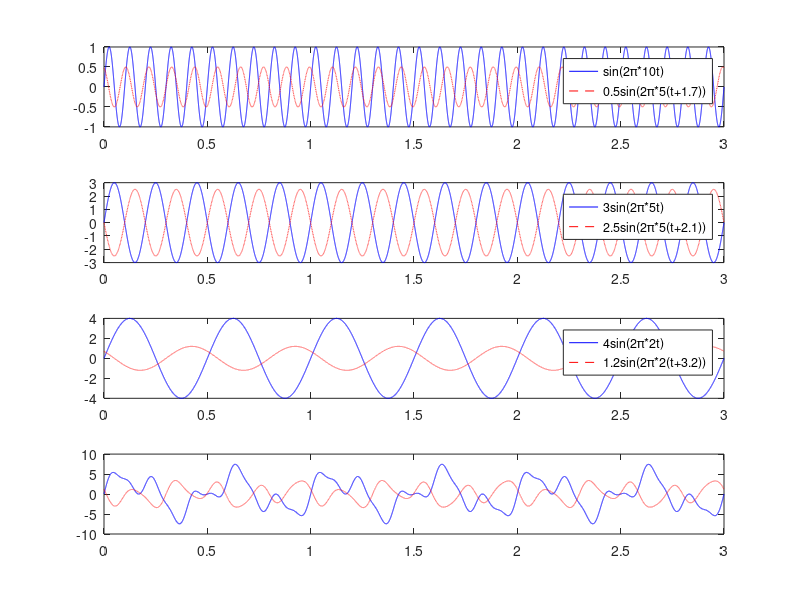

MATLAB code for this plot:
clear
close all
t = 0:1e-4:3;
y1 = sin(2*pi*10*t);
z1 = 0.5*sin(2*pi*9*(t+1.7));
y2 = 3*sin(2*pi*5*t);
z2 = 2.5*sin(2*pi*5*(t+2.1));
y3 = 4*sin(2*pi*2*t);
z3 = 1.2*sin(2*pi*2*(t+3.2));
figure
subplot(4,1,1)
plot(t,y1,'b')
hold on
plot(t,z1,'r--')
legend('sin(2\pi*10t)','0.5sin(2\pi*5(t+1.7))')

subplot(4,1,2)
plot(t,y2,'b')
hold on
plot(t,z2,'r--')
legend('3sin(2\pi*5t)','2.5sin(2\pi*5(t+2.1))')

subplot(4,1,3)
plot(t,y3,'b')
hold on
plot(t,z3,'r--')
legend('4sin(2\pi*2t)','1.2sin(2\pi*2(t+3.2))')

subplot(4,1,4)
plot(t,y1+y2+y3,'b')
hold on
plot(t,z1+z2+z3,'r--')

